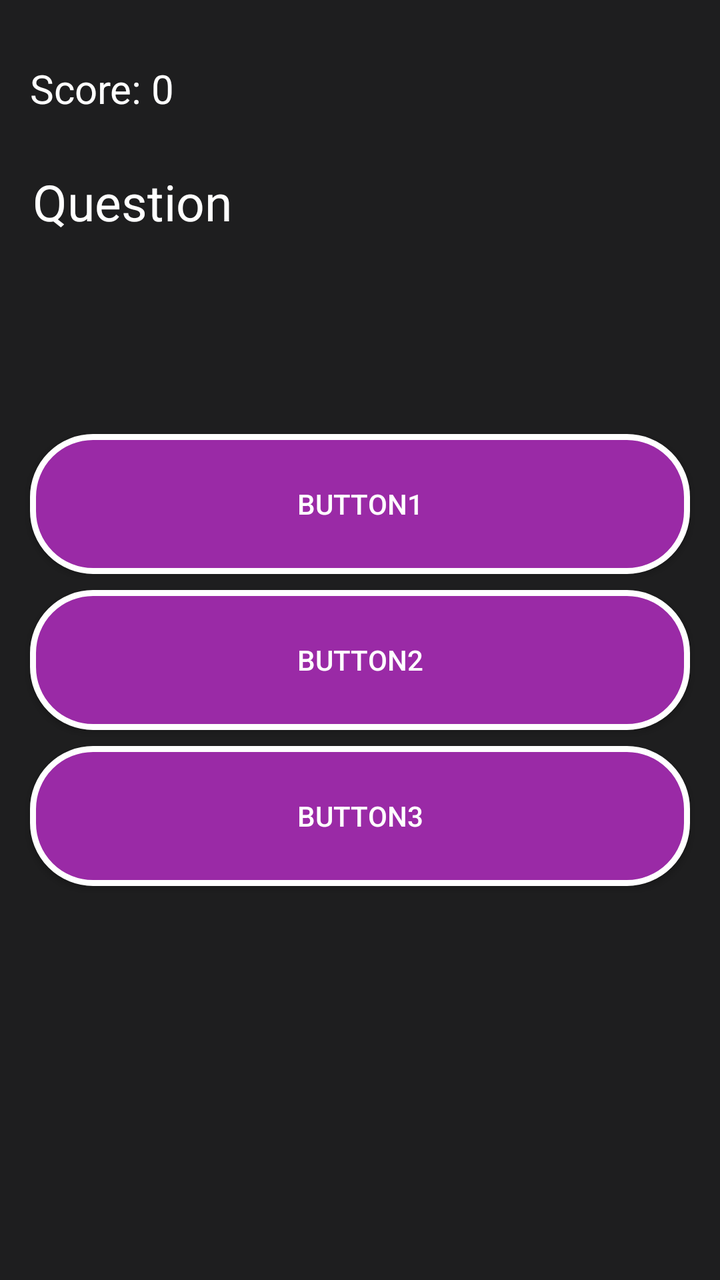
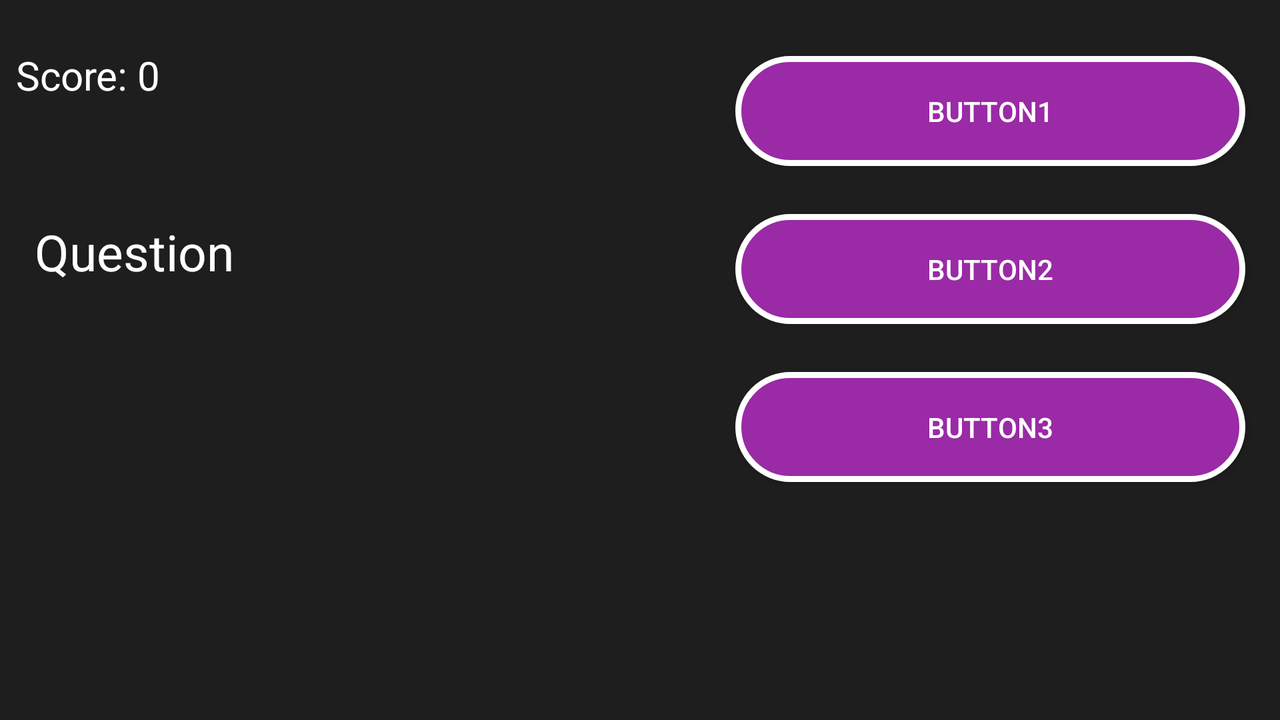

Two renders of one Android screen. The first uses the default layout on a phone; the second uses the alternative layout the repository ships for a different screen configuration, on a matching device. The two XML files are below.
<!-- AndroidManifest.xml: application theme AppTheme -->
<!-- res/layout/activity_game.xml -->
<?xml version="1.0" encoding="utf-8"?>
<android.support.constraint.ConstraintLayout xmlns:android="http://schemas.android.com/apk/res/android"
    xmlns:app="http://schemas.android.com/apk/res-auto"
    xmlns:tools="http://schemas.android.com/tools"
    android:layout_width="match_parent"
    android:layout_height="match_parent"
    android:background="#1E1E1F"
    tools:context=".GameActivity">

    <TextView
        android:id="@+id/scoreText"
        android:layout_width="330dp"
        android:layout_height="39dp"
        android:layout_alignParentEnd="true"
        android:layout_alignParentRight="true"
        android:layout_alignParentTop="true"
        android:layout_marginBottom="8dp"
        android:layout_marginEnd="8dp"
        android:layout_marginLeft="36dp"
        android:layout_marginRight="8dp"
        android:layout_marginStart="8dp"
        android:layout_marginTop="24dp"
        android:text="Score: 0"
        android:textSize="20sp"
        android:textColor="#ffff"
        app:layout_constraintBottom_toTopOf="@+id/question"
        app:layout_constraintEnd_toEndOf="parent"
        app:layout_constraintStart_toStartOf="parent"
        app:layout_constraintTop_toTopOf="parent" />


    <TextView
        android:id="@+id/question"
        android:layout_width="330dp"
        android:layout_height="125dp"
        android:layout_alignParentTop="true"
        android:layout_centerHorizontal="true"
        android:layout_marginEnd="8dp"
        android:layout_marginLeft="12dp"
        android:layout_marginRight="8dp"
        android:layout_marginStart="12dp"
        android:layout_marginTop="84dp"
        android:text="Question"
        android:textSize="25sp"
        android:textColor="#ffff"
        app:layout_constraintEnd_toEndOf="parent"
        app:layout_constraintHorizontal_bias="0.441"
        app:layout_constraintStart_toStartOf="parent"
        app:layout_constraintTop_toTopOf="parent" />

    <Button
        android:id="@+id/ch1"
        android:layout_width="330dp"
        android:layout_height="70dp"
        android:layout_above="@+id/ch2"
        android:layout_centerHorizontal="true"
        android:layout_marginEnd="8dp"
        android:layout_marginLeft="8dp"
        android:layout_marginRight="8dp"
        android:layout_marginStart="8dp"
        android:layout_marginTop="8dp"
        android:text="Button1"
        app:layout_constraintEnd_toEndOf="parent"
        app:layout_constraintStart_toStartOf="parent"
        app:layout_constraintTop_toBottomOf="@+id/question"
        android:background="@drawable/button_design"
        android:textColor="#ffff"/>

    <Button
        android:id="@+id/ch2"
        android:layout_width="330dp"
        android:layout_height="70dp"
        android:layout_above="@+id/ch3"
        android:layout_centerHorizontal="true"
        android:layout_marginEnd="8dp"
        android:layout_marginLeft="8dp"
        android:layout_marginRight="8dp"
        android:layout_marginStart="8dp"
        android:layout_marginTop="8dp"
        android:text="Button2"
        app:layout_constraintEnd_toEndOf="parent"
        app:layout_constraintStart_toStartOf="parent"
        app:layout_constraintTop_toBottomOf="@+id/ch1"
        android:background="@drawable/button_design"
        android:textColor="#ffff"/>

    <Button
        android:id="@+id/ch3"
        android:layout_width="330dp"
        android:layout_height="70dp"
        android:layout_alignParentBottom="true"
        android:layout_centerHorizontal="true"
        android:layout_marginEnd="8dp"
        android:layout_marginLeft="8dp"
        android:layout_marginRight="8dp"
        android:layout_marginStart="8dp"
        android:layout_marginTop="8dp"
        android:text="Button3"
        app:layout_constraintEnd_toEndOf="parent"
        app:layout_constraintStart_toStartOf="parent"
        app:layout_constraintTop_toBottomOf="@+id/ch2"
        android:background="@drawable/button_design"
        android:textColor="#ffff"/>




</android.support.constraint.ConstraintLayout>
<!-- resources referenced by this layout -->
<resources>
  <!-- drawable button_design (drawable) -->
  <?xml version="1.0" encoding="utf-8"?>
  <shape xmlns:android="http://schemas.android.com/apk/res/android" android:shape="rectangle" >
      <corners
          android:radius="30dp"
          />
      <solid
          android:color="#9A2AA6"
          />
      <padding
          android:left="0dp"
          android:top="0dp"
          android:right="0dp"
          android:bottom="0dp"
          />
      <size
          android:width="270dp"
          android:height="60dp"
          />
      <stroke
          android:width="3dp"
          android:color="#FFFFFF"
          />
  </shape>
  <style name="AppTheme" parent="Theme.AppCompat.Light.DarkActionBar">
          
          <item name="colorPrimary">@color/colorPrimary</item>
          <item name="colorPrimaryDark">@color/colorPrimaryDark</item>
          <item name="colorAccent">@color/colorAccent</item>
  
  
  
  
      </style>
  <color name="colorPrimary">#290b2d</color>
  <color name="colorPrimaryDark">#303F9F</color>
  <color name="colorAccent">#FF290B2D</color>
</resources>
<!-- res/layout-land/activity_game.xml (the repository's variant of the layout above) -->
<!-- drawn on the phone turned sideways -->
<?xml version="1.0" encoding="utf-8"?>
<android.support.constraint.ConstraintLayout xmlns:android="http://schemas.android.com/apk/res/android"
    xmlns:app="http://schemas.android.com/apk/res-auto"
    xmlns:tools="http://schemas.android.com/tools"
    android:layout_width="match_parent"
    android:layout_height="match_parent"
    android:background="#1E1E1F"
    tools:context=".GameActivity">

    <TextView
        android:id="@+id/scoreText"
        android:layout_width="262dp"
        android:layout_height="38dp"
        android:layout_alignParentEnd="true"
        android:layout_alignParentRight="true"
        android:layout_alignParentTop="true"
        android:layout_marginBottom="8dp"
        android:layout_marginEnd="8dp"
        android:layout_marginLeft="36dp"
        android:layout_marginRight="8dp"
        android:layout_marginStart="8dp"
        android:layout_marginTop="24dp"
        android:text="Score: 0"
        android:textColor="#ffff"
        android:textSize="20sp"
        app:layout_constraintBottom_toTopOf="@+id/question"
        app:layout_constraintEnd_toEndOf="parent"
        app:layout_constraintHorizontal_bias="0.0"
        app:layout_constraintStart_toStartOf="parent"
        app:layout_constraintTop_toTopOf="parent"
        app:layout_constraintVertical_bias="0.0" />


    <TextView
        android:id="@+id/question"
        android:layout_width="290dp"
        android:layout_height="210dp"
        android:layout_alignParentTop="true"
        android:layout_centerHorizontal="true"
        android:layout_marginBottom="8dp"
        android:layout_marginEnd="8dp"
        android:layout_marginLeft="12dp"
        android:layout_marginRight="8dp"
        android:layout_marginStart="12dp"
        android:layout_marginTop="76dp"
        android:text="Question"
        android:textColor="#ffff"
        android:textSize="25sp"
        app:layout_constraintBottom_toBottomOf="parent"
        app:layout_constraintEnd_toEndOf="parent"
        app:layout_constraintHorizontal_bias="0.016"
        app:layout_constraintStart_toStartOf="parent"
        app:layout_constraintTop_toTopOf="parent" />

    <Button
        android:id="@+id/ch1"
        android:layout_width="255dp"
        android:layout_height="55dp"
        android:layout_above="@+id/ch2"
        android:layout_centerHorizontal="true"
        android:layout_marginEnd="8dp"
        android:layout_marginLeft="8dp"
        android:layout_marginRight="8dp"
        android:layout_marginStart="8dp"
        android:layout_marginTop="28dp"
        android:background="@drawable/button_design"
        android:text="Button1"
        android:textColor="#ffff"
        app:layout_constraintEnd_toEndOf="parent"
        app:layout_constraintHorizontal_bias="0.975"
        app:layout_constraintStart_toStartOf="parent"
        app:layout_constraintTop_toTopOf="parent" />

    <Button
        android:id="@+id/ch2"
        android:layout_width="255dp"
        android:layout_height="55dp"
        android:layout_above="@+id/ch3"
        android:layout_centerHorizontal="true"
        android:layout_marginEnd="8dp"
        android:layout_marginLeft="8dp"
        android:layout_marginRight="8dp"
        android:layout_marginStart="8dp"
        android:layout_marginTop="24dp"
        android:background="@drawable/button_design"
        android:text="Button2"
        android:textColor="#ffff"
        app:layout_constraintEnd_toEndOf="parent"
        app:layout_constraintHorizontal_bias="0.975"
        app:layout_constraintStart_toStartOf="parent"
        app:layout_constraintTop_toBottomOf="@+id/ch1" />

    <Button
        android:id="@+id/ch3"
        android:layout_width="255dp"
        android:layout_height="55dp"
        android:layout_alignParentBottom="true"
        android:layout_centerHorizontal="true"
        android:layout_marginBottom="8dp"
        android:layout_marginEnd="8dp"
        android:layout_marginLeft="8dp"
        android:layout_marginRight="8dp"
        android:layout_marginStart="8dp"
        android:layout_marginTop="24dp"
        android:background="@drawable/button_design"
        android:text="Button3"
        android:textColor="#ffff"
        app:layout_constraintBottom_toBottomOf="parent"
        app:layout_constraintEnd_toEndOf="parent"
        app:layout_constraintHorizontal_bias="0.975"
        app:layout_constraintStart_toStartOf="parent"
        app:layout_constraintTop_toBottomOf="@+id/ch2"
        app:layout_constraintVertical_bias="0.0" />




</android.support.constraint.ConstraintLayout>
